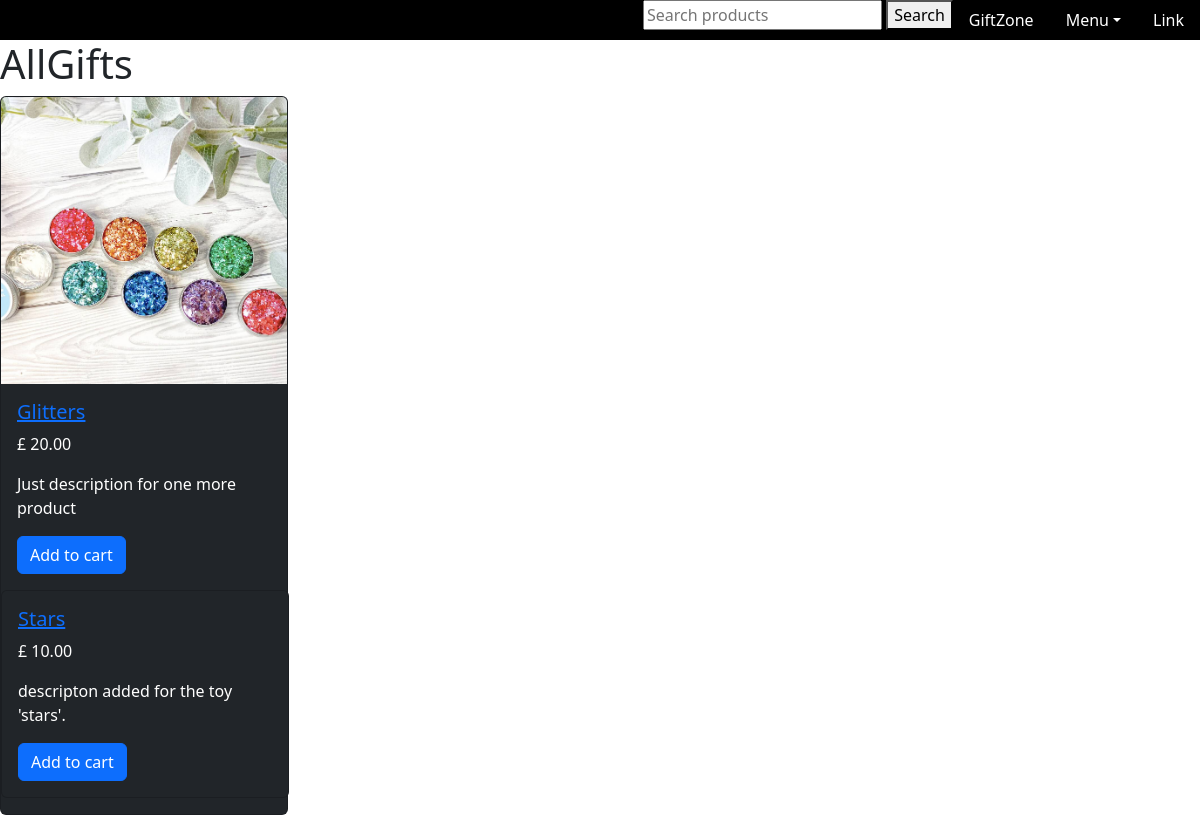
Page /allgifts/ on the committed database.
### store/models.py (models this page shows, shortened)
class Category(models.Model):
    title = models.CharField(max_length=50)
    slug = models.SlugField(max_length=50)
    class Meta:
        verbose_name = 'Category'
        verbose_name_plural = 'Categories'

class Product(models.Model):
    category = models.ForeignKey(Category, related_name='products', on_delete=models.CASCADE)
    title = models.CharField(max_length=50)
    slug = models.SlugField(max_length=50)
    description = models.TextField(blank=True)
    price = models.DecimalField(max_digits=10, decimal_places=2)
    created = models.DateTimeField(auto_now_add=True)
    updated = models.DateTimeField(auto_now=True)
    image = models.ImageField(upload_to='uploads/prod_images/', blank=True, null=True)
    class Meta:
        ordering = ('-created',)

### store/views.py (the view)
# urls.py: path("<slug:slug>/", views.category_extra, name='category_extra'),
def category_extra(request, slug):
    category = get_object_or_404(Category, slug=slug)
    products = category.products.all()
    return render(request, 'store/category_extra.html', {
        'category': category,
        'products': products
    })

### store/templatetags/menu_content.py (called while the page is built)
@register.inclusion_tag('giftzone/menu_content.html')
def menu_content():
    categories = Category.objects.all()
    return {'categories': categories}

### store/templates/store/category_extra.html (shortened to what this page needs)
{% extends 'giftzone/layout.html' %}
{% block content %}
    <h1>{{ category.title}}</h1>
    {% for product in products %}
        <div class="card text-bg-dark mb-3" style="width: 18rem;">
            {% if product.image %}
                    <img src="{{ product.image.url }}" class="card-img-top" alt=" {{product.title}} image">
            {% endif %}
            <div class="card-body">
                <a href ="{% url 'product_details' product.category.slug product.slug %}">
                    <h5 class="card-title">{{product.title}}</h5>
                </a>
                <p class="card-text">£ {{product.price}}</p><p class="card-text">{{product.description}}</p>
                <a href="#" class="btn btn-primary">Add to cart</a>
            </div>
    {% endfor %}
    </div>
{% endblock %}

### rows in the picture
Category: title "AllGifts"
Product: image (picture), title "Glitters", price "20.00", description "Just description for one more product"
Product: title "Stars", price "10.00", description "descripton added for the toy 'stars'."
